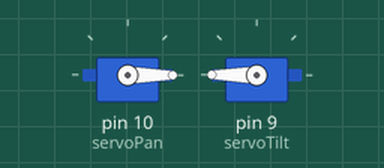
Recording of a sketch running on a simulated Arduino Uno, built with avr-gcc and run on an emulated ATmega328P. On the bench: 2 × servo.

Above: at 0.05 s.
At 2.5 s:
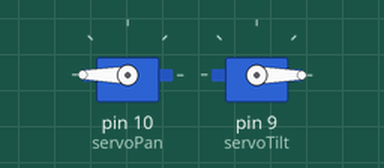
At 5.0 s:
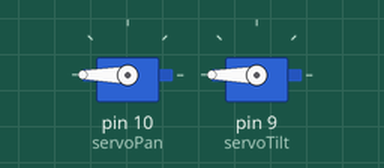
At 10.0 s:
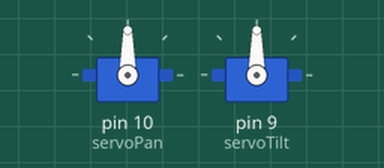
Timing chart, 0 to 13.0 s (numbered marks = the images above):
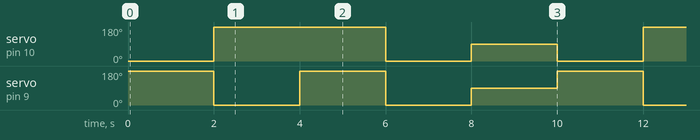

The sketch:

_001_Servo_PanTilt.ino
```cpp
// http://www.robotoid.com/appnotes/arduino-operating-two-servos.html

#include <Servo.h>

int x = 0;
Servo servoPan;          // Define pan servo
Servo servoTilt;         // Define tilt servo

void setup() {
  servoPan.attach(10);  // Set pan servo to digital pin 10
  servoTilt.attach(9);  // Set tilt servo to digital pin 9
}

void loop() {            // Loop through motion tests
  forward();             // Example: move forward
  delay(2000);           // Wait 2000 milliseconds (2 seconds)
  reverse();
  delay(2000);
  turnRight();
  delay(2000);
  turnLeft();
  delay(2000);
  stopRobot();
  delay(2000);
}

// Motion routines for forward, reverse, turns, and stop
void forward() {
  servoPan.write(0);
  servoTilt.write(180);
}

void reverse() {
  servoPan.write(180);
  servoTilt.write(0);
}

void turnRight() {
  servoPan.write(180);
  servoTilt.write(180);
}
void turnLeft() {
  servoPan.write(0);
  servoTilt.write(0);
}

void stopRobot() {
  servoPan.write(90);
  servoTilt.write(90);
}
```

Measured:
- by itself, servo on pin 10 (servoPan): repeats every 10.0 s: 0° 2.0 s, 90° 2.0 s, 0° 2.0 s, 180° 4.0 s
- by itself, servo on pin 9 (servoTilt): repeats every 10.0 s: 180° 2.0 s, 0° 2.0 s, 90° 2.0 s, 180° 2.0 s, 0° 2.0 s
